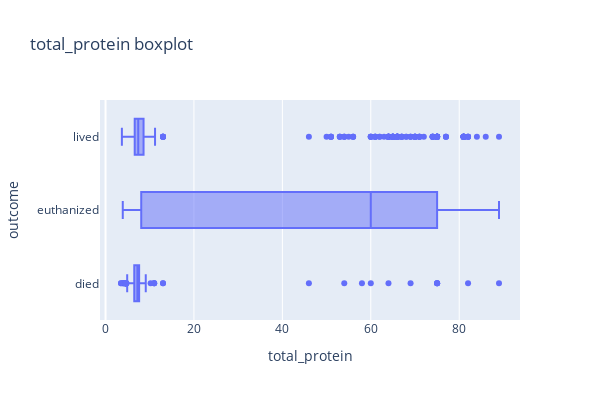

The cell this chart's notebook holds for it:
### Code cell
import matplotlib.pyplot as plt
import plotly.express as px
# Графики признаков с выбросами
fig = px.box(
    data_frame=row_df,
    x='total_protein',
    y='outcome',
    height=400,
    width=600,
    title='total_protein boxplot'
);
fig.show()

### Figure 1 — Plotly figure (JSON) as saved in the notebook; plotly's stock layout.template omitted (floating-point values rounded to 4 significant figures; data arrays with more than 128 entries replaced by an {"elided": "..."} marker saying what was removed)
{"data": [{"alignmentgroup": "True", "hovertemplate": "total_protein=%{x}<br>outcome=%{y}<extra></extra>", "legendgroup": "", "marker": {"color": "#636efa"}, "name": "", "notched": false, "offsetgroup": "", "orientation": "h", "showlegend": false, "type": "box", "x": {"elided": "1231 float values"}, "x0": " ", "xaxis": "x", "y": {"elided": "1231 str values"}, "y0": " ", "yaxis": "y"}], "layout": {"boxmode": "group", "height": 400, "legend": {"tracegroupgap": 0}, "title": {"text": "total_protein boxplot"}, "width": 600, "xaxis": {"anchor": "y", "domain": [0, 1], "title": {"text": "total_protein"}}, "yaxis": {"anchor": "x", "domain": [0, 1], "title": {"text": "outcome"}}}}
